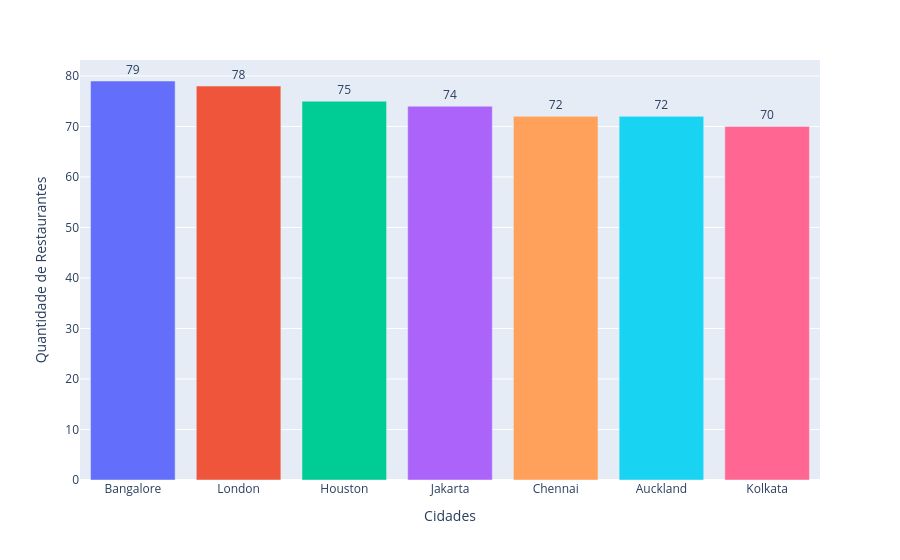

The cell this chart's notebook holds for it:
### Code cell
# Top 7 cidades com restaurantes com media acima de 4

def top_restaurantes(df):
    restaurante_nota_alta = df.loc[df['aggregate_rating'] > 4 , ['city' , 'restaurant_id']].groupby('city')['restaurant_id'].count().sort_values(ascending=False).reset_index(name='Quantidade de Restaurantes').head(7)
    fig = px.bar(restaurante_nota_alta, x='city', y='Quantidade de Restaurantes', text='Quantidade de Restaurantes', color='city', labels={'city': 'Cidades'})
    
    fig.update_layout(xaxis_title = 'Cidades', showlegend=False)
    fig.update_traces(textposition='outside')
    
    return fig

top_restaurantes(df)

### Figure 1 — Plotly figure (JSON) as saved in the notebook; plotly's stock layout.template omitted (floating-point values rounded to 4 significant figures)
{"data": [{"alignmentgroup": "True", "hovertemplate": "Cidades=%{x}<br>Quantidade de Restaurantes=%{text}<extra></extra>", "legendgroup": "Bangalore", "marker": {"color": "#636efa", "pattern": {"shape": ""}}, "name": "Bangalore", "offsetgroup": "Bangalore", "orientation": "v", "showlegend": true, "text": [79], "textposition": "outside", "type": "bar", "x": ["Bangalore"], "xaxis": "x", "y": [79], "yaxis": "y"}, {"alignmentgroup": "True", "hovertemplate": "Cidades=%{x}<br>Quantidade de Restaurantes=%{text}<extra></extra>", "legendgroup": "London", "marker": {"color": "#EF553B", "pattern": {"shape": ""}}, "name": "London", "offsetgroup": "London", "orientation": "v", "showlegend": true, "text": [78], "textposition": "outside", "type": "bar", "x": ["London"], "xaxis": "x", "y": [78], "yaxis": "y"}, {"alignmentgroup": "True", "hovertemplate": "Cidades=%{x}<br>Quantidade de Restaurantes=%{text}<extra></extra>", "legendgroup": "Houston", "marker": {"color": "#00cc96", "pattern": {"shape": ""}}, "name": "Houston", "offsetgroup": "Houston", "orientation": "v", "showlegend": true, "text": [75], "textposition": "outside", "type": "bar", "x": ["Houston"], "xaxis": "x", "y": [75], "yaxis": "y"}, {"alignmentgroup": "True", "hovertemplate": "Cidades=%{x}<br>Quantidade de Restaurantes=%{text}<extra></extra>", "legendgroup": "Jakarta", "marker": {"color": "#ab63fa", "pattern": {"shape": ""}}, "name": "Jakarta", "offsetgroup": "Jakarta", "orientation": "v", "showlegend": true, "text": [74], "textposition": "outside", "type": "bar", "x": ["Jakarta"], "xaxis": "x", "y": [74], "yaxis": "y"}, {"alignmentgroup": "True", "hovertemplate": "Cidades=%{x}<br>Quantidade de Restaurantes=%{text}<extra></extra>", "legendgroup": "Chennai", "marker": {"color": "#FFA15A", "pattern": {"shape": ""}}, "name": "Chennai", "offsetgroup": "Chennai", "orientation": "v", "showlegend": true, "text": [72], "textposition": "outside", "type": "bar", "x": ["Chennai"], "xaxis": "x", "y": [72], "yaxis": "y"}, {"alignmentgroup": "True", "hovertemplate": "Cidades=%{x}<br>Quantidade de Restaurantes=%{text}<extra></extra>", "legendgroup": "Auckland", "marker": {"color": "#19d3f3", "pattern": {"shape": ""}}, "name": "Auckland", "offsetgroup": "Auckland", "orientation": "v", "showlegend": true, "text": [72], "textposition": "outside", "type": "bar", "x": ["Auckland"], "xaxis": "x", "y": [72], "yaxis": "y"}, {"alignmentgroup": "True", "hovertemplate": "Cidades=%{x}<br>Quantidade de Restaurantes=%{text}<extra></extra>", "legendgroup": "Kolkata", "marker": {"color": "#FF6692", "pattern": {"shape": ""}}, "name": "Kolkata", "offsetgroup": "Kolkata", "orientation": "v", "showlegend": true, "text": [70], "textposition": "outside", "type": "bar", "x": ["Kolkata"], "xaxis": "x", "y": [70], "yaxis": "y"}], "layout": {"barmode": "relative", "legend": {"title": {"text": "Cidades"}, "tracegroupgap": 0}, "margin": {"t": 60}, "showlegend": false, "xaxis": {"anchor": "y", "categoryarray": ["Bangalore", "London", "Houston", "Jakarta", "Chennai", "Auckland", "Kolkata"], "categoryorder": "array", "domain": [0, 1], "title": {"text": "Cidades"}}, "yaxis": {"anchor": "x", "domain": [0, 1], "title": {"text": "Quantidade de Restaurantes"}}}}
